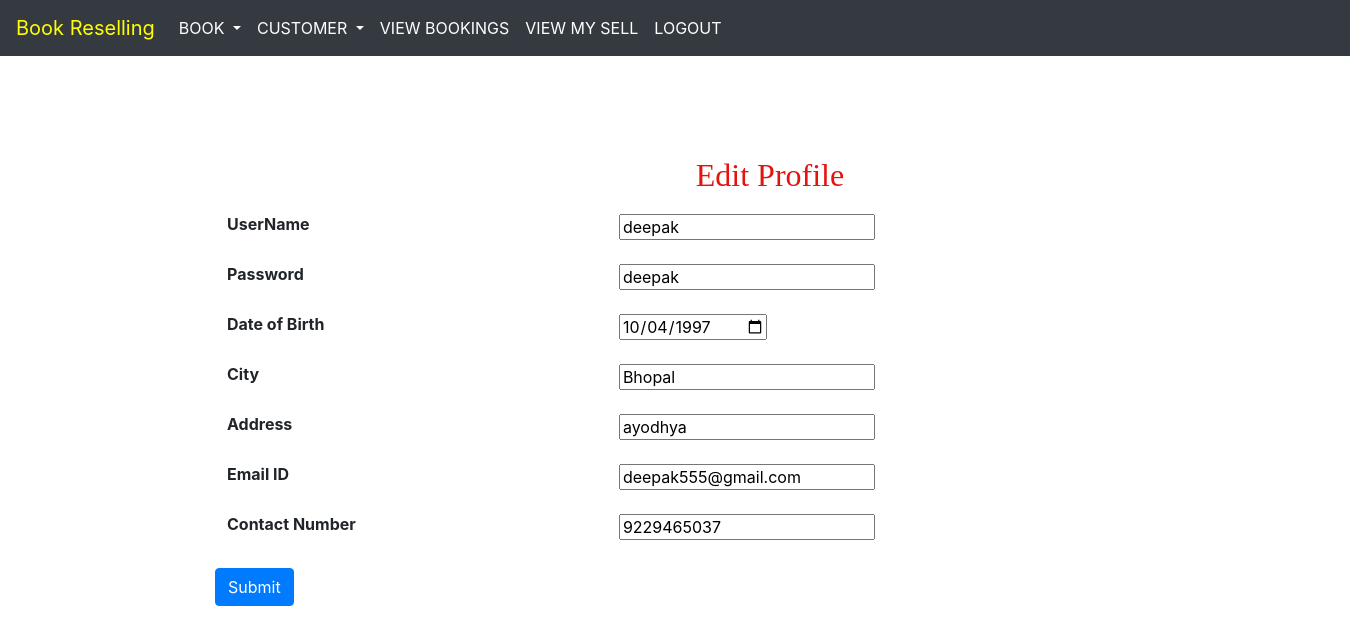
The page /editAdminprofile.php (signed in) on the database its author committed.
### tables this page shows
CREATE TABLE IF NOT EXISTS `siteuser` (
  `username` varchar(30) NOT NULL,
  `pwd` varchar(50) DEFAULT NULL,
  `dob` varchar(50) DEFAULT NULL,
  `city` varchar(50) DEFAULT NULL,
  `address` varchar(50) DEFAULT NULL,
  `emailadd` varchar(50) DEFAULT NULL,
  `smsno` varchar(15) DEFAULT NULL,
  `role` varchar(20) DEFAULT NULL,
  PRIMARY KEY (`username`)
);

### dbconfigure.php (called while the page is built, shortened)
<?php
$dbserver="127.0.0.1";
$dbuser="root";
$dbpwd="";
$dbname="bookresellphp";
function my_select($query)
{
global $dbserver,$dbuser,$dbpwd,$dbname;
$cid=mysqli_connect($dbserver,$dbuser,$dbpwd) or die("connection failed");
mysqli_select_db($cid,$dbname);
$rs=mysqli_query($cid,$query);
return $rs;
}
?>

### editAdminprofile.php (the view, shortened to what this page needs)
<html>
<head>
</head>
<body>
<?php include "navigationBarAdmin.php";
include "dbconfigure.php";
 ?>
<div>
<?php
if(verifyuser())
{
if(fetchrole()=='admin')
	{
	$un=fetchusername();
	}
	else
	{
header("Location:loginerror.php");
	}
}
else
{
header("Location:loginerror.php");
}
?>
<div class = container style = "margin-top : 100px ; margin-left : 200px">
<h2 class = text-center style = "font-family : 'Monotype Corsiva' ; color : #E6120E">Edit Profile</h2>
<?php
$query = "select * from siteuser where username='$un'";
$rs = my_select($query);
echo "<div class='table-responsive'>";
echo "<table class='table table-hover table-borderless'>";
while($column=mysql_fetch_array($rs))
{
echo '<form method = post>';
echo "<tr><th>UserName</th> <td><input type = text name = 'username' value = $column[0]></td></tr>";
echo "<tr><th>Password</th> <td><input type = text name = 'pwd' value = $column[1]></td></tr>";
echo "<tr><th>Date of Birth</th> <td><input type = date name = 'dob' value = $column[2]></td></tr>";
echo "<tr><th>City</th> <td><input type = text name = 'city' value = $column[3]></td></tr>";
echo "<tr><th>Address</th> <td><input type = text name = 'address' value = $column[4]></td></tr>";
echo "<tr><th>Email ID</th> <td><input type = text name = 'emailadd' value = $column[5]></td></tr>";
echo "<tr><th>Contact Number</th> <td><input type = text name = 'smsno' value = $column[6]></td></tr>";
}
echo "</table>";
echo '<input type = submit value = "Submit" class="btn btn-primary" name="edit"></form>';
?>
</div>
</body>
</html>

### rows shown on the page
siteuser: username "deepak", pwd "deepak", dob "10/04/1997", city "Bhopal", address "ayodhya", emailadd "deepak555@gmail.com", smsno "9229465037"
